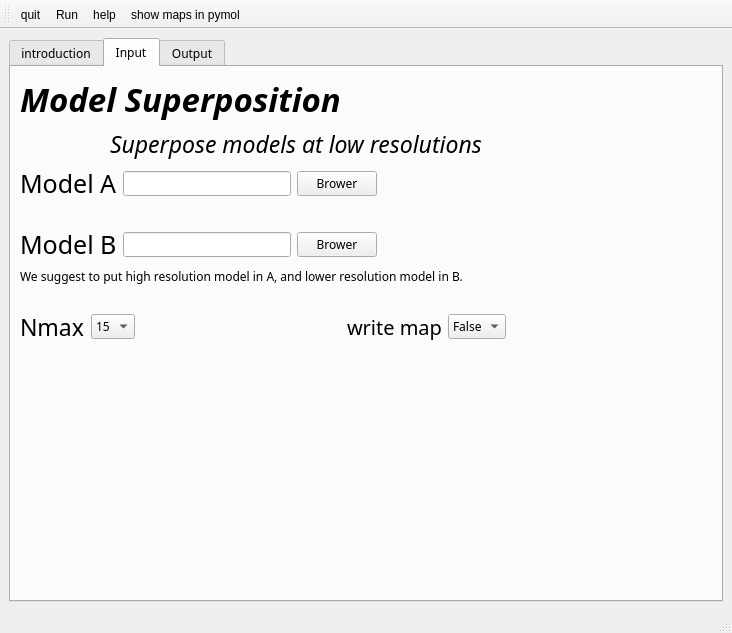
<?xml version="1.0" encoding="UTF-8"?>
<ui version="4.0">
 <class>Superpose</class>
 <widget class="QMainWindow" name="Superpose">
  <property name="geometry">
   <rect>
    <x>0</x>
    <y>0</y>
    <width>732</width>
    <height>633</height>
   </rect>
  </property>
  <property name="windowTitle">
   <string>SASTBX Model Superposition</string>
  </property>
  <widget class="QWidget" name="centralwidget">
   <layout class="QVBoxLayout" name="verticalLayout_11">
    <item>
     <widget class="QTabWidget" name="superpose_tabWidget">
      <property name="font">
       <font>
        <family>Devanagari MT</family>
       </font>
      </property>
      <property name="currentIndex">
       <number>1</number>
      </property>
      <widget class="QWidget" name="tab_2">
       <attribute name="title">
        <string>introduction</string>
       </attribute>
       <widget class="QLabel" name="label_23">
        <property name="geometry">
         <rect>
          <x>30</x>
          <y>40</y>
          <width>241</width>
          <height>51</height>
         </rect>
        </property>
        <property name="text">
         <string>Superpose models at low resolutions</string>
        </property>
       </widget>
       <widget class="QLabel" name="label_4">
        <property name="geometry">
         <rect>
          <x>30</x>
          <y>120</y>
          <width>231</width>
          <height>16</height>
         </rect>
        </property>
        <property name="text">
         <string>Model: objects to be superposed</string>
        </property>
       </widget>
       <widget class="QLabel" name="label_5">
        <property name="geometry">
         <rect>
          <x>30</x>
          <y>150</y>
          <width>181</width>
          <height>16</height>
         </rect>
        </property>
        <property name="text">
         <string>Optional control parameters:</string>
        </property>
       </widget>
       <widget class="QLabel" name="label_6">
        <property name="geometry">
         <rect>
          <x>30</x>
          <y>180</y>
          <width>441</width>
          <height>31</height>
         </rect>
        </property>
        <property name="text">
         <string>Nmax: maximum order of zernike polynomial:fixed for the existing</string>
        </property>
       </widget>
       <widget class="QWidget" name="layoutWidget">
        <property name="geometry">
         <rect>
          <x>20</x>
          <y>230</y>
          <width>651</width>
          <height>108</height>
         </rect>
        </property>
        <layout class="QHBoxLayout" name="horizontalLayout_15">
         <item>
          <layout class="QHBoxLayout" name="horizontalLayout_14">
           <item>
            <widget class="QLabel" name="label_24">
             <property name="maximumSize">
              <size>
               <width>50</width>
               <height>50</height>
              </size>
             </property>
             <property name="text">
              <string/>
             </property>
             <property name="pixmap">
              <pixmap resource="resource.qrc">:/image/imge/play.png</pixmap>
             </property>
             <property name="scaledContents">
              <bool>true</bool>
             </property>
            </widget>
           </item>
           <item>
            <widget class="QLabel" name="label_25">
             <property name="text">
              <string>Start the program</string>
             </property>
            </widget>
           </item>
          </layout>
         </item>
         <item>
          <spacer name="horizontalSpacer_18">
           <property name="orientation">
            <enum>Qt::Horizontal</enum>
           </property>
           <property name="sizeHint" stdset="0">
            <size>
             <width>40</width>
             <height>20</height>
            </size>
           </property>
          </spacer>
         </item>
         <item>
          <spacer name="horizontalSpacer_19">
           <property name="orientation">
            <enum>Qt::Horizontal</enum>
           </property>
           <property name="sizeHint" stdset="0">
            <size>
             <width>40</width>
             <height>20</height>
            </size>
           </property>
          </spacer>
         </item>
        </layout>
       </widget>
       <widget class="QWidget" name="layoutWidget_2">
        <property name="geometry">
         <rect>
          <x>20</x>
          <y>350</y>
          <width>651</width>
          <height>108</height>
         </rect>
        </property>
        <layout class="QHBoxLayout" name="horizontalLayout_16">
         <item>
          <layout class="QHBoxLayout" name="horizontalLayout_13">
           <item>
            <widget class="QLabel" name="label_26">
             <property name="maximumSize">
              <size>
               <width>55</width>
               <height>55</height>
              </size>
             </property>
             <property name="text">
              <string/>
             </property>
             <property name="pixmap">
              <pixmap resource="resource.qrc">:/image/imge/help.png</pixmap>
             </property>
             <property name="scaledContents">
              <bool>true</bool>
             </property>
            </widget>
           </item>
           <item>
            <widget class="QLabel" name="label_27">
             <property name="text">
              <string>To obtain the example of  input and output files</string>
             </property>
            </widget>
           </item>
          </layout>
         </item>
         <item>
          <spacer name="horizontalSpacer_20">
           <property name="orientation">
            <enum>Qt::Horizontal</enum>
           </property>
           <property name="sizeHint" stdset="0">
            <size>
             <width>40</width>
             <height>20</height>
            </size>
           </property>
          </spacer>
         </item>
        </layout>
       </widget>
       <widget class="QLabel" name="label_2">
        <property name="geometry">
         <rect>
          <x>31</x>
          <y>11</y>
          <width>211</width>
          <height>33</height>
         </rect>
        </property>
        <property name="font">
         <font>
          <family>DecoType Naskh</family>
          <pointsize>18</pointsize>
          <weight>75</weight>
          <italic>true</italic>
          <bold>true</bold>
         </font>
        </property>
        <property name="text">
         <string>Model Superposition</string>
        </property>
       </widget>
       <widget class="QLabel" name="label_3">
        <property name="geometry">
         <rect>
          <x>30</x>
          <y>80</y>
          <width>481</width>
          <height>22</height>
         </rect>
        </property>
        <property name="font">
         <font>
          <family>Gurmukhi MT</family>
          <pointsize>13</pointsize>
         </font>
        </property>
        <property name="text">
         <string>Support molecular models in various format (PDB/ENT)</string>
        </property>
       </widget>
      </widget>
      <widget class="QWidget" name="tab">
       <attribute name="title">
        <string>Input</string>
       </attribute>
       <layout class="QVBoxLayout" name="verticalLayout_10">
        <item>
         <layout class="QVBoxLayout" name="verticalLayout_9">
          <item>
           <layout class="QVBoxLayout" name="verticalLayout_2">
            <item>
             <layout class="QVBoxLayout" name="verticalLayout_6">
              <item>
               <layout class="QVBoxLayout" name="verticalLayout_4">
                <property name="sizeConstraint">
                 <enum>QLayout::SetMinimumSize</enum>
                </property>
                <item>
                 <layout class="QHBoxLayout" name="horizontalLayout">
                  <item>
                   <widget class="QLabel" name="Superpose_name_label">
                    <property name="font">
                     <font>
                      <family>Devanagari MT</family>
                      <pointsize>25</pointsize>
                      <weight>75</weight>
                      <italic>true</italic>
                      <bold>true</bold>
                     </font>
                    </property>
                    <property name="lineWidth">
                     <number>2</number>
                    </property>
                    <property name="midLineWidth">
                     <number>0</number>
                    </property>
                    <property name="text">
                     <string>Model Superposition</string>
                    </property>
                   </widget>
                  </item>
                  <item>
                   <spacer name="horizontalSpacer">
                    <property name="orientation">
                     <enum>Qt::Horizontal</enum>
                    </property>
                    <property name="sizeHint" stdset="0">
                     <size>
                      <width>114</width>
                      <height>13</height>
                     </size>
                    </property>
                   </spacer>
                  </item>
                  <item>
                   <spacer name="horizontalSpacer_3">
                    <property name="orientation">
                     <enum>Qt::Horizontal</enum>
                    </property>
                    <property name="sizeHint" stdset="0">
                     <size>
                      <width>56</width>
                      <height>13</height>
                     </size>
                    </property>
                   </spacer>
                  </item>
                  <item>
                   <spacer name="horizontalSpacer_5">
                    <property name="orientation">
                     <enum>Qt::Horizontal</enum>
                    </property>
                    <property name="sizeHint" stdset="0">
                     <size>
                      <width>56</width>
                      <height>13</height>
                     </size>
                    </property>
                   </spacer>
                  </item>
                 </layout>
                </item>
                <item>
                 <layout class="QHBoxLayout" name="horizontalLayout_2">
                  <item>
                   <spacer name="horizontalSpacer_2">
                    <property name="orientation">
                     <enum>Qt::Horizontal</enum>
                    </property>
                    <property name="sizeHint" stdset="0">
                     <size>
                      <width>94</width>
                      <height>13</height>
                     </size>
                    </property>
                   </spacer>
                  </item>
                  <item>
                   <widget class="QLabel" name="Superpose_index2_label">
                    <property name="font">
                     <font>
                      <family>Chalkboard SE</family>
                      <pointsize>17</pointsize>
                      <italic>true</italic>
                     </font>
                    </property>
                    <property name="text">
                     <string>Superpose models at low resolutions</string>
                    </property>
                   </widget>
                  </item>
                  <item>
                   <spacer name="horizontalSpacer_9">
                    <property name="orientation">
                     <enum>Qt::Horizontal</enum>
                    </property>
                    <property name="sizeHint" stdset="0">
                     <size>
                      <width>40</width>
                      <height>20</height>
                     </size>
                    </property>
                   </spacer>
                  </item>
                  <item>
                   <spacer name="horizontalSpacer_8">
                    <property name="orientation">
                     <enum>Qt::Horizontal</enum>
                    </property>
                    <property name="sizeHint" stdset="0">
                     <size>
                      <width>40</width>
                      <height>20</height>
                     </size>
                    </property>
                   </spacer>
                  </item>
                  <item>
                   <spacer name="horizontalSpacer_7">
                    <property name="orientation">
                     <enum>Qt::Horizontal</enum>
                    </property>
                    <property name="sizeHint" stdset="0">
                     <size>
                      <width>56</width>
                      <height>13</height>
                     </size>
                    </property>
                   </spacer>
                  </item>
                  <item>
                   <spacer name="horizontalSpacer_4">
                    <property name="orientation">
                     <enum>Qt::Horizontal</enum>
                    </property>
                    <property name="sizeHint" stdset="0">
                     <size>
                      <width>56</width>
                      <height>13</height>
                     </size>
                    </property>
                   </spacer>
                  </item>
                  <item>
                   <spacer name="horizontalSpacer_6">
                    <property name="orientation">
                     <enum>Qt::Horizontal</enum>
                    </property>
                    <property name="sizeHint" stdset="0">
                     <size>
                      <width>56</width>
                      <height>13</height>
                     </size>
                    </property>
                   </spacer>
                  </item>
                 </layout>
                </item>
               </layout>
              </item>
              <item>
               <layout class="QVBoxLayout" name="verticalLayout_5">
                <item>
                 <layout class="QHBoxLayout" name="horizontalLayout_3">
                  <item>
                   <widget class="QLabel" name="Superpose_label1">
                    <property name="font">
                     <font>
                      <family>Bodoni 72 Smallcaps</family>
                      <pointsize>19</pointsize>
                     </font>
                    </property>
                    <property name="text">
                     <string>Model A</string>
                    </property>
                   </widget>
                  </item>
                  <item>
                   <widget class="QLineEdit" name="Superpose_fix_lineEdit"/>
                  </item>
                  <item>
                   <widget class="QPushButton" name="Superpose_fix_pushButton">
                    <property name="text">
                     <string>Brower</string>
                    </property>
                   </widget>
                  </item>
                  <item>
                   <spacer name="horizontalSpacer_10">
                    <property name="orientation">
                     <enum>Qt::Horizontal</enum>
                    </property>
                    <property name="sizeHint" stdset="0">
                     <size>
                      <width>40</width>
                      <height>20</height>
                     </size>
                    </property>
                   </spacer>
                  </item>
                  <item>
                   <spacer name="horizontalSpacer_11">
                    <property name="orientation">
                     <enum>Qt::Horizontal</enum>
                    </property>
                    <property name="sizeHint" stdset="0">
                     <size>
                      <width>40</width>
                      <height>20</height>
                     </size>
                    </property>
                   </spacer>
                  </item>
                 </layout>
                </item>
                <item>
                 <spacer name="horizontalSpacer_16">
                  <property name="orientation">
                   <enum>Qt::Horizontal</enum>
                  </property>
                  <property name="sizeHint" stdset="0">
                   <size>
                    <width>40</width>
                    <height>20</height>
                   </size>
                  </property>
                 </spacer>
                </item>
               </layout>
              </item>
             </layout>
            </item>
            <item>
             <layout class="QVBoxLayout" name="verticalLayout_8">
              <item>
               <layout class="QHBoxLayout" name="horizontalLayout_4">
                <item>
                 <widget class="QLabel" name="Superpose_label2">
                  <property name="font">
                   <font>
                    <family>Bodoni 72 Smallcaps</family>
                    <pointsize>19</pointsize>
                   </font>
                  </property>
                  <property name="text">
                   <string>Model B</string>
                  </property>
                 </widget>
                </item>
                <item>
                 <widget class="QLineEdit" name="Superpose_mov_lineEdit"/>
                </item>
                <item>
                 <widget class="QPushButton" name="Superpose_mov_pushButton">
                  <property name="text">
                   <string>Brower</string>
                  </property>
                 </widget>
                </item>
                <item>
                 <spacer name="horizontalSpacer_12">
                  <property name="orientation">
                   <enum>Qt::Horizontal</enum>
                  </property>
                  <property name="sizeHint" stdset="0">
                   <size>
                    <width>40</width>
                    <height>20</height>
                   </size>
                  </property>
                 </spacer>
                </item>
                <item>
                 <spacer name="horizontalSpacer_13">
                  <property name="orientation">
                   <enum>Qt::Horizontal</enum>
                  </property>
                  <property name="sizeHint" stdset="0">
                   <size>
                    <width>48</width>
                    <height>20</height>
                   </size>
                  </property>
                 </spacer>
                </item>
               </layout>
              </item>
              <item>
               <widget class="QLabel" name="label_7">
                <property name="text">
                 <string>We suggest to put high resolution model in A, and lower resolution model in B.</string>
                </property>
               </widget>
              </item>
              <item>
               <spacer name="horizontalSpacer_17">
                <property name="orientation">
                 <enum>Qt::Horizontal</enum>
                </property>
                <property name="sizeHint" stdset="0">
                 <size>
                  <width>40</width>
                  <height>20</height>
                 </size>
                </property>
               </spacer>
              </item>
             </layout>
            </item>
            <item>
             <layout class="QVBoxLayout" name="verticalLayout_7">
              <item>
               <layout class="QHBoxLayout" name="horizontalLayout_5">
                <item>
                 <widget class="QLabel" name="superpose_label3">
                  <property name="font">
                   <font>
                    <family>Didot</family>
                    <pointsize>17</pointsize>
                   </font>
                  </property>
                  <property name="text">
                   <string>Nmax</string>
                  </property>
                 </widget>
                </item>
                <item>
                 <widget class="QComboBox" name="Superpose_nmax_comboBox">
                  <item>
                   <property name="text">
                    <string>15</string>
                   </property>
                  </item>
                  <item>
                   <property name="text">
                    <string>16</string>
                   </property>
                  </item>
                  <item>
                   <property name="text">
                    <string>17</string>
                   </property>
                  </item>
                  <item>
                   <property name="text">
                    <string>18</string>
                   </property>
                  </item>
                  <item>
                   <property name="text">
                    <string>19</string>
                   </property>
                  </item>
                  <item>
                   <property name="text">
                    <string>20</string>
                   </property>
                  </item>
                  <item>
                   <property name="text">
                    <string>21</string>
                   </property>
                  </item>
                  <item>
                   <property name="text">
                    <string>22</string>
                   </property>
                  </item>
                  <item>
                   <property name="text">
                    <string>23</string>
                   </property>
                  </item>
                  <item>
                   <property name="text">
                    <string>24</string>
                   </property>
                  </item>
                  <item>
                   <property name="text">
                    <string>25</string>
                   </property>
                  </item>
                 </widget>
                </item>
                <item>
                 <spacer name="horizontalSpacer_14">
                  <property name="orientation">
                   <enum>Qt::Horizontal</enum>
                  </property>
                  <property name="sizeHint" stdset="0">
                   <size>
                    <width>40</width>
                    <height>20</height>
                   </size>
                  </property>
                 </spacer>
                </item>
                <item>
                 <widget class="QLabel" name="label_8">
                  <property name="font">
                   <font>
                    <family>Devanagari MT</family>
                    <pointsize>15</pointsize>
                   </font>
                  </property>
                  <property name="text">
                   <string>write map</string>
                  </property>
                 </widget>
                </item>
                <item>
                 <widget class="QComboBox" name="writemap_comboBox">
                  <item>
                   <property name="text">
                    <string>False</string>
                   </property>
                  </item>
                  <item>
                   <property name="text">
                    <string>True</string>
                   </property>
                  </item>
                 </widget>
                </item>
                <item>
                 <spacer name="horizontalSpacer_15">
                  <property name="orientation">
                   <enum>Qt::Horizontal</enum>
                  </property>
                  <property name="sizeHint" stdset="0">
                   <size>
                    <width>40</width>
                    <height>20</height>
                   </size>
                  </property>
                 </spacer>
                </item>
               </layout>
              </item>
             </layout>
            </item>
           </layout>
          </item>
          <item>
           <spacer name="verticalSpacer">
            <property name="orientation">
             <enum>Qt::Vertical</enum>
            </property>
            <property name="sizeHint" stdset="0">
             <size>
              <width>20</width>
              <height>40</height>
             </size>
            </property>
           </spacer>
          </item>
          <item>
           <spacer name="verticalSpacer_2">
            <property name="orientation">
             <enum>Qt::Vertical</enum>
            </property>
            <property name="sizeHint" stdset="0">
             <size>
              <width>20</width>
              <height>40</height>
             </size>
            </property>
           </spacer>
          </item>
         </layout>
        </item>
       </layout>
      </widget>
      <widget class="QWidget" name="tab2">
       <attribute name="title">
        <string>Output</string>
       </attribute>
       <layout class="QVBoxLayout" name="verticalLayout_3">
        <item>
         <layout class="QVBoxLayout" name="verticalLayout">
          <item>
           <widget class="QLabel" name="label">
            <property name="font">
             <font>
              <family>Baghdad</family>
              <pointsize>20</pointsize>
              <weight>75</weight>
              <italic>true</italic>
              <bold>true</bold>
             </font>
            </property>
            <property name="text">
             <string>Result</string>
            </property>
           </widget>
          </item>
          <item>
           <widget class="QTextBrowser" name="superpose_textBrowser">
            <property name="font">
             <font>
              <family>Devanagari MT</family>
              <pointsize>14</pointsize>
             </font>
            </property>
           </widget>
          </item>
         </layout>
        </item>
       </layout>
      </widget>
     </widget>
    </item>
   </layout>
  </widget>
  <widget class="QStatusBar" name="superpose_statusbar"/>
  <widget class="QToolBar" name="superpose_toolBar">
   <property name="windowTitle">
    <string>toolBar</string>
   </property>
   <property name="iconSize">
    <size>
     <width>60</width>
     <height>60</height>
    </size>
   </property>
   <attribute name="toolBarArea">
    <enum>TopToolBarArea</enum>
   </attribute>
   <attribute name="toolBarBreak">
    <bool>false</bool>
   </attribute>
   <addaction name="Superpose_actionQuit"/>
   <addaction name="Superpose_actionRun"/>
   <addaction name="Superpose_actionHelp"/>
   <addaction name="actionShow"/>
  </widget>
  <action name="Superpose_actionQuit">
   <property name="icon">
    <iconset>
     <normalon>:/image/imge/quit.png</normalon>
    </iconset>
   </property>
   <property name="text">
    <string>quit</string>
   </property>
  </action>
  <action name="Superpose_actionRun">
   <property name="icon">
    <iconset resource="resource.qrc">
     <normaloff>:/image/imge/play.png</normaloff>:/image/imge/play.png</iconset>
   </property>
   <property name="text">
    <string>Run</string>
   </property>
  </action>
  <action name="Superpose_actionHelp">
   <property name="icon">
    <iconset resource="resource.qrc">
     <normaloff>:/image/imge/help.png</normaloff>:/image/imge/help.png</iconset>
   </property>
   <property name="text">
    <string>help</string>
   </property>
  </action>
  <action name="actionShow">
   <property name="icon">
    <iconset>
     <normalon>:/image/imge/show.png</normalon>
    </iconset>
   </property>
   <property name="text">
    <string>show maps in pymol</string>
   </property>
  </action>
 </widget>
 <resources>
  <include location="resource.qrc"/>
 </resources>
 <connections/>
</ui>
